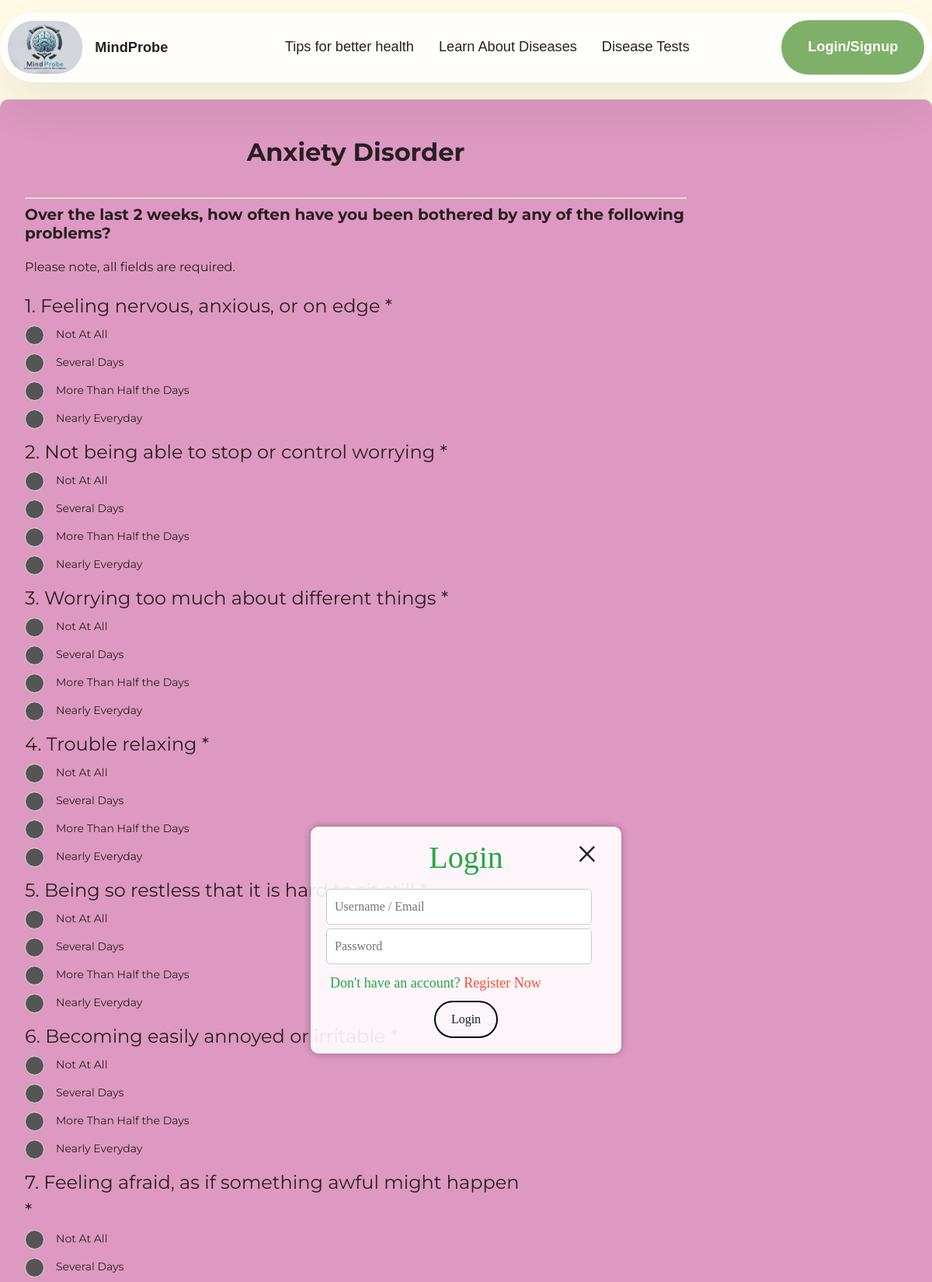
/anxiety.php (upper part), run on the app's committed database.
### tables this page shows
CREATE TABLE `questions` (
  `question_id` int(11) NOT NULL,
  `question_text` text NOT NULL,
  `disease_id` int(11) DEFAULT NULL
);

CREATE TABLE `options` (
  `option_id` int(11) NOT NULL,
  `option_text` text NOT NULL,
  `question_id` int(11) DEFAULT NULL,
  `option_value` varchar(20) DEFAULT NULL,
  `disease_id` int(11) DEFAULT NULL
);

### anxiety.php (the view, shortened to what this page needs)
<!DOCTYPE html>
<html lang="en">
<head>
    <link rel="stylesheet" href="assets/css/testformstyle.css">
</head>
<body>
<?php include 'header.php'; ?>
<p><br><br><br><br><br></p>
    <form id="DepressionForm" method="post" action="userdatastore.php">
        <div class='container mt-sm-5 my-1'>
            <div class='question ml-sm-5 pl-sm-5 pt-2'>
             <div class="heading">
             <h2 style="text-align: center; margin-top: 0.25in;"><b>Anxiety Disorder</b></h2><br>
            </div>
                <div class="py-2 h5"><b>Over the last 2 weeks, how often have you been bothered by any of the following problems?</b></div>
                <div class="py-2"><p>Please note, all fields are required.</p></div>
                <div class='form_body'>
                    <div class='gform_page_fields'>
                        <div id='gform_fields_1' class='gform_fields top_label form_sublabel_below description_above validation_below'>
                            <?php
                            include'config.php';
                            $query = "SELECT * FROM questions WHERE disease_id = 2";
                            $result = mysqli_query($conn, $query);
                            $counter = 1;
                            if (mysqli_num_rows($result) > 0) {
                                while ($row = mysqli_fetch_assoc($result)) {
                                    $question_id = $row['question_id'];
                                    $question_text = $row['question_text'];
                                    echo "<fieldset id='field_$question_id' class='field_$question_id'>";
                                    echo "<legend class='question'>$counter. $question_text <span class='gfield_required'><span class='gfield_required gfield_required_asterisk'>*</span></span></legend>";
                                    echo "<div class='ginput_container_radio ginput_container_inline'>";
                                    echo "<div class='gfield_radio' id='input_$question_id'>";
                                    $counter++;
                                    $options_query = "SELECT * FROM options WHERE question_id = $question_id AND disease_id = 2";
                                    $options_result = mysqli_query($conn, $options_query);
                                    if (mysqli_num_rows($options_result) > 0) {
                                        echo "<div class='ml-md-3 ml-sm-3 pl-md-5 pt-sm-0 pt-3' id='options'>";
                                        while ($option_row = mysqli_fetch_assoc($options_result)) {
                                            $option_text = $option_row['option_text'];
                                            echo "<label class='options'>$option_text";
                                            echo "<span class='checkmark'></span>";
                                            echo "</label>";
                                        }
                                        echo "</div>";
                                    }
                                    echo "</div>";
                                    echo "</div>";
                                    echo "</fieldset>";
                                }
                            }
                            ?>
                        </div>
                    </div>
                </div>
            </div>
        </div>
    </form>
</body>
</html>

### header.php (shortened to what this page needs)
<head>
    <link rel="stylesheet" href="assets/style.css">
    <link rel="stylesheet" href="assets/bootstrap/mobirise2.css">
    <link rel="stylesheet" href="assets/bootstrap/bootstrap.min.css">
    <link rel="stylesheet" href="assets/bootstrap/bootstrap-grid.min.css">
    <link rel="stylesheet" href="assets/bootstrap/bootstrap-reboot.min.css">
    <link rel="stylesheet" href="assets/parallax/jarallax.js">
    <link rel="stylesheet" href="assets/dropdown/css/style.css">
    <link rel="stylesheet" href="assets/socicon/css/styles.css">
    <link rel="stylesheet" href="assets/theme/css/style.css">
    <link rel="preload" href="assets/css/fonts.css" as="style" onload="this.onload=null;this.rel='stylesheet'">
    <link rel="stylesheet" href="assets/css/mbr-additional.css" text/css">
</head>
<section data-bs-version="5.1" class="menu menu2 cid-ucj46c7yME" once="menu" id="menu-5-ucj46c7yME">
    <nav class="navbar navbar-dropdown navbar-fixed-top navbar-expand-lg">
        <div class="container">
            <div class="navbar-brand">
                <span class="navbar-logo">
                    <a href="index.php">
                        <img src="assets/images/logo1.jpg" alt="MindProbe" style="height: 4.3rem;">
                    </a>
                </span>
                <span class="navbar-caption-wrap"><a class="navbar-caption text-black display-4" href="index.php">MindProbe</a></span>
            </div>
            <div class="collapse navbar-collapse" id="navbarSupportedContent">
                <ul class="navbar-nav nav-dropdown" data-app-modern-menu="true">
                    <li class="nav-item">
                        <a class="nav-link link text-black display-4" href="tips.php" aria-expanded="false">Tips for better health</a>
                    </li>
                    <li class="nav-item">
                        <a class="nav-link link text-black display-4" href="#" aria-expanded="false">Learn About Diseases</a>
                    </li>
                    <li class="nav-item">
                        <a class="nav-link link text-black display-4" href="#" aria-expanded="false">Disease Tests</a>
                    </li>
                </ul>
                <div class="navbar-buttons mbr-section-btn">
                    <?php
                        if(isset($_SESSION['user'])) {
                            echo '<div class="dropdown">';
                            echo '<button class="dropbtn">' . $_SESSION['user'] . '</button>';
                            echo '<div class="dropdown-content">';
                            echo '<a href="logout.php">Logout</a>';
                            echo '</div>';
                            echo '</div>';
                        } else {
                            echo '<a id="loginBtn" class="btn btn-primary display-4" href="#" onclick="openLoginPopup()">Login/Signup</a>';
                        }
                    ?>
                </div>
            </div>
        </div>
    </nav>
</section>
<?php include 'loginpop.php'; ?>

### loginpop.php (shortened to what this page needs)
<!DOCTYPE html>
<html lang="en">
<head>
    <link rel="stylesheet" href="assets/loginstyle.css">
</head>
<body>
    <div id="loginPopup" class="popup" style="display: <?php echo isset($_SESSION['user']) ? 'none' : 'block'; ?>;">
        <div class="popup-content">
            <span class="close" onclick="closeLoginPopup()">&times;</span>
            <h2>Login</h2>
            <form id="loginForm" action="login.php" method="post">
                <input type="text" placeholder="Username / Email" name="user" required>
                <input type="password" placeholder="Password" name="password" required>
                <p>Don't have an account? <a href="#" onclick="openSignupPopup(); closeLoginPopup()">Register Now</a></p>
                <button type="submit">Login</button>
            </form>
        </div>
    </div>
</body>
</html>

### assets/css/testformstyle.css (style rules this page uses)
* { margin: 0; padding: 0; box-sizing: border-box; }
body { background-color: #fa9ad077; }
.container { background-color: #cd68b0a9; color: #000000cf; border-radius: 10px; padding: 20px; font-family: 'Montserrat', sans-serif; max-width: 700px; align-items: center; }
.heading { text-align: center; border-bottom: 2px solid #ddd; padding-bottom: 10px; margin-top: 0.25in; }
.question { width: 75%; }
.options { position: relative; padding-left: 40px; }
#options label { display: block; margin-bottom: 15px; font-size: 14px; cursor: pointer; }
.checkmark { position: absolute; top: -1px; left: 0; height: 25px; width: 25px; background-color: #555; border: 1px solid #ddd; border-radius: 50%; }
.options .checkmark:after { content: ""; width: 10px; height: 10px; display: block; background: white; position: absolute; top: 50%; left: 50%; border-radius: 50%; transform: translate(-50%,-50%) scale(0); transition: 300ms ease-in-out 0s; }
.btn-primary { background-color: #555; color: #ddd; border: 1px solid #ddd; }

### assets/dropdown/css/style.css (style rules this page uses)
.navbar-dropdown { left: 0; padding: 0; position: absolute; right: 0; top: 0; transition: all 0.45s ease; z-index: 1030; background: #282828; }
.navbar-dropdown .navbar-logo { margin-right: 0.8rem; transition: margin 0.3s ease-in-out; vertical-align: middle; }
.navbar-dropdown .navbar-logo img { height: 3.125rem; transition: all 0.3s ease-in-out; }
.navbar-dropdown .navbar-caption { font-weight: 700; white-space: normal; vertical-align: -4px; line-height: 3.125rem !important; }
.navbar-dropdown .navbar-caption, .navbar-dropdown .navbar-caption:hover { color: inherit; text-decoration: none; }
.navbar-dropdown.navbar-fixed-top { position: fixed; }
.navbar-dropdown .navbar-brand span { vertical-align: -4px; }
.nav-dropdown { font-size: 0.75rem; font-weight: 500; height: auto !important; }
.nav-dropdown .link { margin: .667em 1.667em; font-weight: 500; padding: 0; transition: color .2s ease-in-out; }
.nav-dropdown .link::after, .nav-dropdown .dropdown-item::after { color: inherit; }

### assets/theme/css/style.css (style rules this page uses)
section { background-color: #ffffff; }
body { font-style: normal; line-height: 1.5; font-weight: 400; color: #232323; position: relative; }
button { background-color: transparent; border-color: transparent; }
section, .container, .container-fluid { position: relative; word-wrap: break-word; }
a { font-style: normal; font-weight: 400; cursor: pointer; }
a, a:hover { text-decoration: none; }
h1, h2, h3, h4, h5, h6, .display-1, .display-2, .display-4, .display-5, .display-7, span, p, a { line-height: 1; word-break: break-word; word-wrap: break-word; font-weight: 400; }
b, strong { font-weight: bold; }
section { background-position: 50% 50%; background-repeat: no-repeat; background-size: cover; }
img, iframe { display: block; width: 100%; }
.mbr-section-btn { margin-left: -0.6rem; margin-right: -0.6rem; font-size: 0; }
.btn { font-weight: 600; border-width: 1px; font-style: normal; margin: 0.6rem 0.6rem; white-space: normal; transition: all 0.2s ease-in-out; display: inline-flex; align-items: center; justify-content: center; word-break: break-word; }
nav .mbr-section-btn { margin-left: 0rem; margin-right: 0rem; }
[type=submit] { -webkit-appearance: none; }
.menu .navbar-brand { display: -webkit-flex; }
.menu .navbar-brand span { display: flex; display: -webkit-flex; }
.menu .navbar-brand .navbar-caption-wrap { display: -webkit-flex; }
.menu .navbar-brand .navbar-logo img { display: -webkit-flex; width: auto; }
@media (min-width: 992px) { .menu .navbar-nav.nav-dropdown { display: -webkit-flex; } }
.navbar { display: -webkit-flex; -webkit-flex-wrap: wrap; -webkit-align-items: center; -webkit-justify-content: space-between; }
.navbar-collapse { -webkit-flex-basis: 100%; -webkit-flex-grow: 1; -webkit-align-items: center; }
.nav-dropdown .link { padding: 0.667em 1.667em !important; margin: 0 !important; }
html, body { height: auto; min-height: 100vh; }
ul, ol, pre, blockquote { margin-bottom: 2.3125rem; }
.container, .container-fluid { padding-left: 16px; padding-right: 16px; }

### data on the page
questions: question_text "Feeling nervous, anxious, or on edge"
options: option_text "Not At All"
options: option_text "Several Days"
options: option_text "More Than Half the Days"
options: option_text "Nearly Everyday"
questions: question_text "Not being able to stop or control worrying"
options: option_text "Not At All"
options: option_text "Several Days"
options: option_text "More Than Half the Days"
options: option_text "Nearly Everyday"
questions: question_text "Worrying too much about different things"
options: option_text "Not At All"
options: option_text "Several Days"
options: option_text "More Than Half the Days"
options: option_text "Nearly Everyday"
questions: question_text "Trouble relaxing"
options: option_text "Not At All"
options: option_text "Several Days"
options: option_text "More Than Half the Days"
options: option_text "Nearly Everyday"
questions: question_text "Being so restless that it is hard to sit still"
options: option_text "Not At All"
options: option_text "Several Days"
options: option_text "More Than Half the Days"
options: option_text "Nearly Everyday"
questions: question_text "Becoming easily annoyed or irritable"
options: option_text "Not At All"
options: option_text "Several Days"
options: option_text "More Than Half the Days"
options: option_text "Nearly Everyday"
questions: question_text "Feeling afraid, as if something awful might happen"
options: option_text "Not At All"
options: option_text "Several Days"
